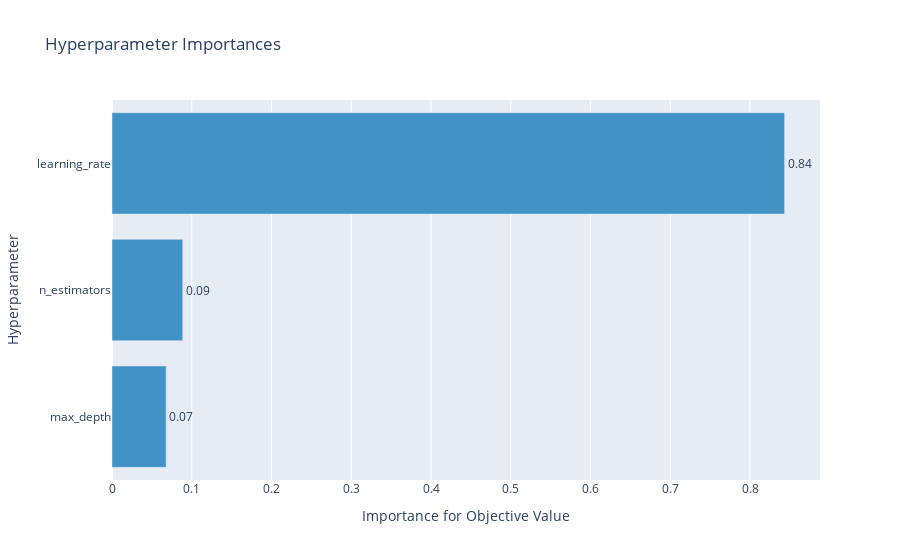

Notebook code for this chart:
### Code cell
# Visualize parameter importances.
optuna.visualization.plot_param_importances(study)

### Figure 1 — Plotly figure (JSON) as saved in the notebook; plotly's stock layout.template omitted (floating-point values rounded to 4 significant figures)
{"data": [{"cliponaxis": false, "hovertemplate": ["max_depth (IntUniformDistribution): 0.06791098372703204<extra></extra>", "n_estimators (IntUniformDistribution): 0.08870504620830649<extra></extra>", "learning_rate (LogUniformDistribution): 0.8433839700646614<extra></extra>"], "marker": {"color": "rgb(66,146,198)"}, "orientation": "h", "text": ["0.06791098372703204", "0.08870504620830649", "0.8433839700646614"], "textposition": "outside", "texttemplate": "%{text:.2f}", "type": "bar", "x": [0.06791, 0.08871, 0.8434], "y": ["max_depth", "n_estimators", "learning_rate"]}], "layout": {"showlegend": false, "title": {"text": "Hyperparameter Importances"}, "xaxis": {"title": {"text": "Importance for Objective Value"}}, "yaxis": {"title": {"text": "Hyperparameter"}}}}
